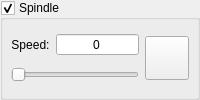
       <widget class="QGroupBox" name="grpSpindle">
        <property name="enabled">
         <bool>true</bool>
        </property>
        <property name="title">
         <string>Spindle</string>
        </property>
        <property name="checkable">
         <bool>true</bool>
        </property>
        <layout class="QHBoxLayout" name="horizontalLayout_2">
         <property name="leftMargin">
          <number>8</number>
         </property>
         <property name="topMargin">
          <number>8</number>
         </property>
         <property name="rightMargin">
          <number>8</number>
         </property>
         <property name="bottomMargin">
          <number>8</number>
         </property>
         <item>
          <widget class="QWidget" name="widgetSpindle" native="true">
           <layout class="QHBoxLayout" name="horizontalLayout_16">
            <property name="leftMargin">
             <number>0</number>
            </property>
            <property name="topMargin">
             <number>0</number>
            </property>
            <property name="rightMargin">
             <number>0</number>
            </property>
            <property name="bottomMargin">
             <number>0</number>
            </property>
            <item>
             <layout class="QVBoxLayout" name="verticalLayout_12">
              <item>
               <layout class="QHBoxLayout" name="horizontalLayout_4" stretch="0,1">
                <item>
                 <widget class="QLabel" name="lblSpindleSpeed">
                  <property name="text">
                   <string>Speed:</string>
                  </property>
                  <property name="alignment">
                   <set>Qt::AlignCenter</set>
                  </property>
                 </widget>
                </item>
                <item>
                 <widget class="QSpinBox" name="txtSpindleSpeed">
                  <property name="alignment">
                   <set>Qt::AlignCenter</set>
                  </property>
                  <property name="buttonSymbols">
                   <enum>QAbstractSpinBox::NoButtons</enum>
                  </property>
                  <property name="maximum">
                   <number>20000</number>
                  </property>
                  <property name="value">
                   <number>0</number>
                  </property>
                 </widget>
                </item>
               </layout>
              </item>
              <item>
               <widget class="QSlider" name="sliSpindleSpeed">
                <property name="minimum">
                 <number>1</number>
                </property>
                <property name="maximum">
                 <number>200</number>
                </property>
                <property name="orientation">
                 <enum>Qt::Horizontal</enum>
                </property>
               </widget>
              </item>
             </layout>
            </item>
            <item>
             <widget class="StyledToolButton" name="cmdSpindle">
              <property name="enabled">
               <bool>true</bool>
              </property>
              <property name="sizePolicy">
               <sizepolicy hsizetype="Fixed" vsizetype="Fixed">
                <horstretch>0</horstretch>
                <verstretch>0</verstretch>
               </sizepolicy>
              </property>
              <property name="minimumSize">
               <size>
                <width>44</width>
                <height>44</height>
               </size>
              </property>
              <property name="toolTip">
               <string>Spindle on/off</string>
              </property>
              <property name="icon">
               <iconset resource="res.qrc">
                <normaloff>:/images/cutter.png</normaloff>:/images/cutter.png</iconset>
              </property>
              <property name="iconSize">
               <size>
                <width>28</width>
                <height>28</height>
               </size>
              </property>
              <property name="checkable">
               <bool>true</bool>
              </property>
             </widget>
            </item>
           </layout>
          </widget>
         </item>
        </layout>
       </widget>
